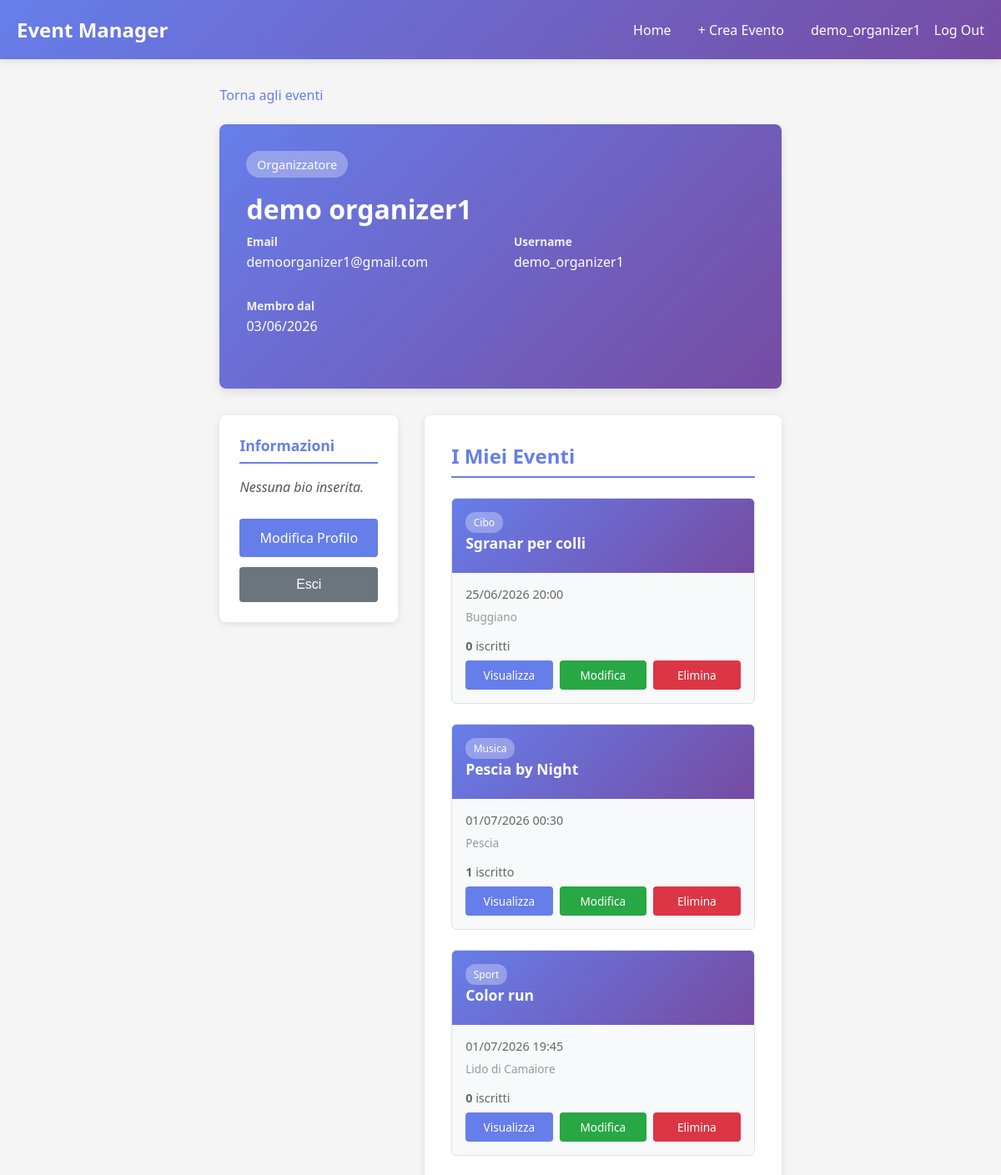
The page /profile/ (signed in, upper part) on the database as committed earlier.
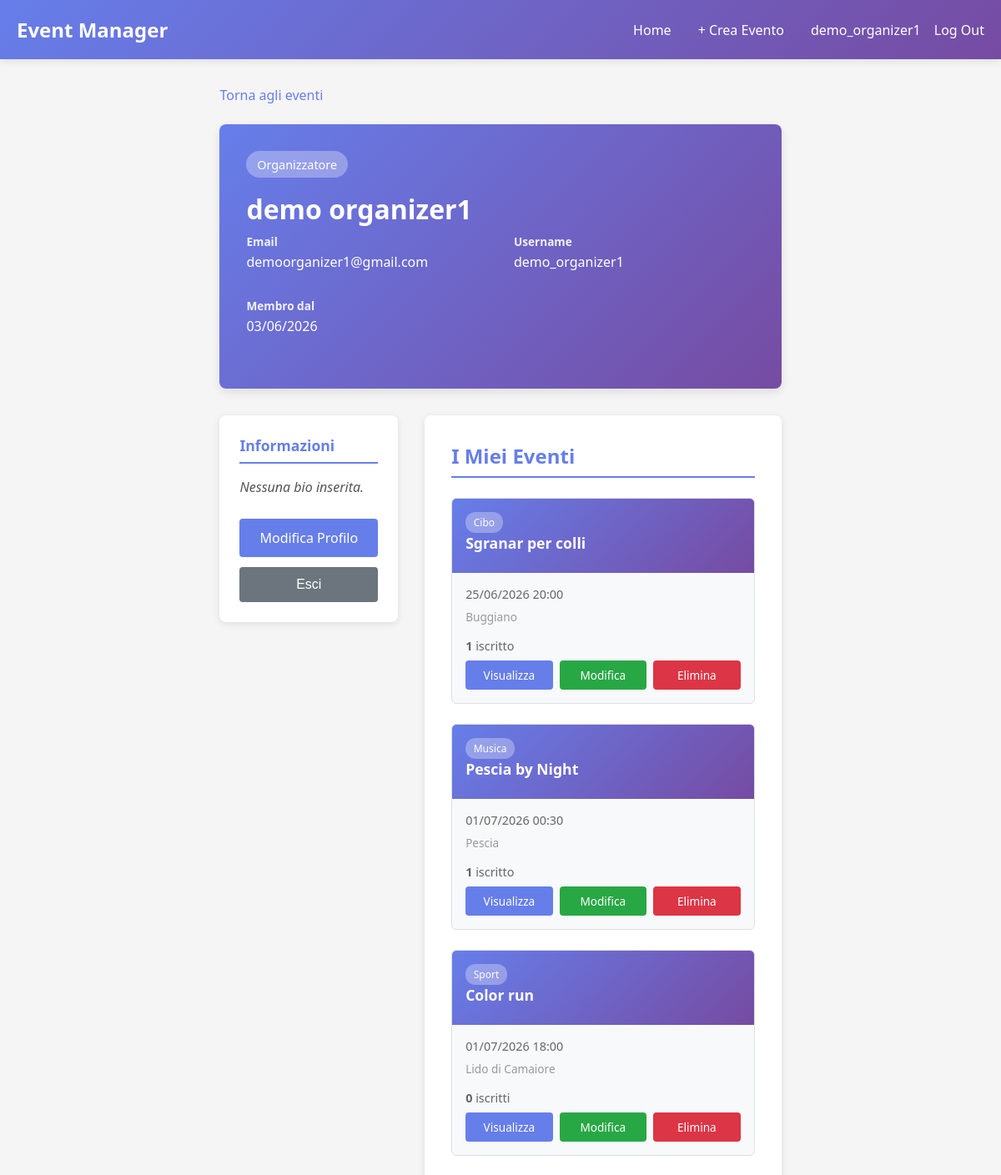
The same page on the database as committed later.
### events/models.py (models this page shows, shortened)
class Event(models.Model):
    title = models.CharField(max_length=200)
    description = models.TextField()
    date = models.DateTimeField()
    location = models.CharField(max_length=200)
    category = models.ForeignKey(
        Category,
        on_delete=models.SET_NULL,
        null=True,
        blank=True,
        related_name='events'
    )
    organizer = models.ForeignKey(
        settings.AUTH_USER_MODEL,
        on_delete=models.CASCADE,
        related_name='organized_events'
    )
    created_at = models.DateTimeField(auto_now_add=True)
    class Meta:
        ordering = ['date']

class Category(models.Model):
    name = models.CharField(max_length=100)
    class Meta:
        verbose_name_plural = "Categories"

### users/views.py (the view)
# urls.py: path('profile/', users_views.profile_view, name='profile'),
@login_required(login_url='login')
def profile_view(request):
    user = request.user
    if user.role == 'organizer':
        organized_events = user.organized_events.all()
        context = {'organized_events': organized_events}
    else:
        attended_events = user.registrations.all()
        context = {'attended_events': attended_events}
    return render(request, 'profile.html', context)

### templates/profile.html (shortened to what the changed rows need)
{% extends "base.html" %}
{% load static %}
{% block extra_css %}
<link rel="stylesheet" href="{% static 'css/profile.css' %}">
{% endblock %}
{% block content %}
<div class="profile-header">
    <h1>{{ user.get_full_name|default:user.username }}</h1>
</div>
<div class="profile-body">
    <div class="profile-main">
        <div class="events-section">
            {% if user.role == 'organizer' %}
                <h2>I Miei Eventi</h2>
                {% if organized_events %}
                    <div class="events-grid">
                        {% for event in organized_events %}
                            <div class="event-card-profile">
                                <div class="event-card-header-profile">
                                    {% if event.category %}
                                        <span class="event-category-badge">{{ event.category.name }}</span>
                                    {% endif %}
                                    <h3>{{ event.title }}</h3>
                                </div>
                                <div class="event-card-body-profile">
                                    <div class="event-card-date-profile">{{ event.date|date:"d/m/Y H:i" }}</div>
                                    <div class="event-card-location-profile">{{ event.location }}</div>
                                    <p class="event-attendees-count">
                                        <strong>{{ event.registrations.count }}</strong> iscritt{{ event.registrations.count|pluralize:"o,i" }}
                                    </p>
                                    <div class="event-card-actions-profile">
                                        <a href="{% url 'event_detail' event.id %}" class="btn-view">Visualizza</a>
                                        <a href="{% url 'event_edit' event.id %}" class="btn-edit">Modifica</a>
                                        <a href="{% url 'event_delete' event.id %}" class="btn-delete">Elimina</a>
                                    </div>
                                </div>
                            </div>
                        {% endfor %}
                    </div>
                {% else %}
                    <div class="no-events-profile">
                        <h3>Nessun evento ancora</h3>
                        <p>Non hai ancora creato nessun evento. Inizia subito!</p>
                        <a href="{% url 'event_create' %}" class="btn btn-success margin-top-1">+ Crea il Tuo Primo Evento</a>
                    </div>
                {% endif %}
            {% endif %}
        </div>
    </div>
</div>
{% endblock %}

Rows that differ between the two databases and show on the page:
computed for Event "Sgranar per colli": registrations.count "0" → "1"
changed Event "Color run": date "01/07/2026 19:45" → "01/07/2026 18:00"
